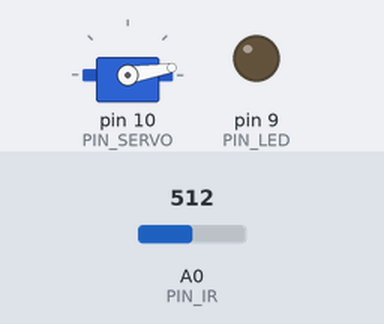
Simulated run of this sketch. Board: Arduino Uno, built with avr-gcc and run on an emulated ATmega328P. Shown: servo, output pins drawn as LEDs (lit = HIGH). The test bench sets the inputs (shaded band); at power-on: A0 (PIN_IR) = 512. What the sketch prints to the serial monitor is not drawn.

Above: at 1.2 s.
1.3 s: A0 (PIN_IR) set to 122
At 1.76 s:
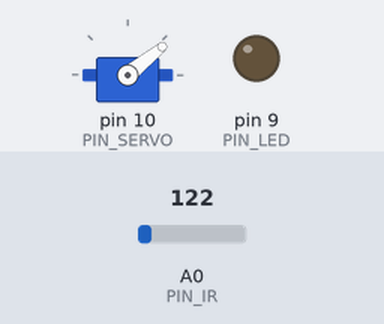
At 2.5 s:
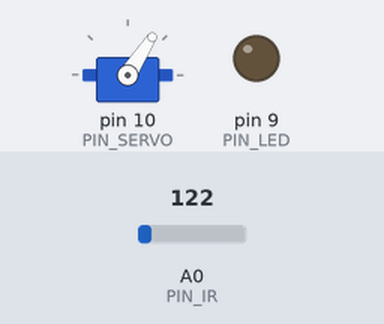
3.5 s: A0 (PIN_IR) set to 18
5.0 s: A0 (PIN_IR) set to 13
At 6.5 s:
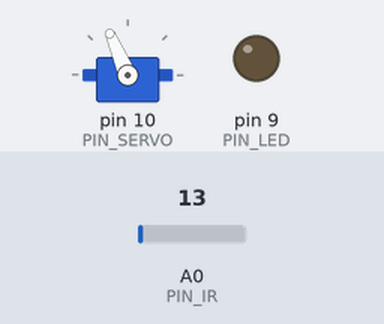
Timing chart, 0 to 8.0 s (numbered marks = the images above; inputs shaded):
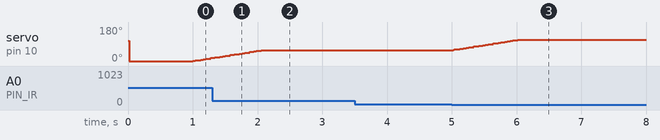

Measured:
- the behaviour switches between 16 and 15 on A0 (PIN_IR) (found by bisection; images 2 and 3)
- after the input at 1.3 s, servo on pin 10 (PIN_SERVO): goes on until 2.1 s, then stays 57°
- after the input at 3.5 s, every drawn part: stays the same
- after the input at 5.0 s, servo on pin 10 (PIN_SERVO): moves from 57° to 113° over 1.0 s, starting at once

The sketch:

PID_1.ino
```cpp
#include <Servo.h>

// Configurable parameters //

// Arduino pin assignment
#define PIN_LED 9
#define PIN_SERVO 10
#define PIN_IR A0

// Framework setting
#define _DIST_TARGET 255
#define _DIST_MIN 100
#define _DIST_MAX 410

// Distance sensor
// 수정 필요
#define _DIST_ALPHA 0.0

// Servo range
// min, max 값 수정 필요
#define _DUTY_MIN (1635 - 500)
#define _DUTY_NEU 1635
#define _DUTY_MAX (1635 + 75)

// Servo speed control
#define _SERVO_ANGLE 30
#define _SERVO_SPEED 30

// Event periods
#define _INTERVAL_DIST 20
#define _INTERVAL_SERVO 20
#define _INTERVAL_SERIAL 100

// PID parameters
// 수정 필요
#define _KP 2.1

// global variables //

// Servo instance
Servo myservo;

// Distance sensor
float dist_target; // location to send the ball
float dist_raw, dist_ema;

// Event periods
unsigned long last_sampling_time_dist, last_sampling_time_servo, last_sampling_time_serial;
bool event_dist, event_servo, event_serial;

// Servo speed control
int duty_chg_per_interval;
int duty_target, duty_curr;

// PID variables
float error_curr, error_prev, control, pterm, dterm, iterm;

void setup() {
  // initialize GPIO pins for LED and attach servo
  pinMode(PIN_LED, OUTPUT);
  myservo.attach(PIN_SERVO);

  // move servo to neutral position
  myservo.writeMicroseconds(_DUTY_NEU);

  // initialize serial port
  Serial.begin(57600);

  // initialize global variables
  dist_target = _DIST_TARGET;
  dist_raw = ir_distance();
  error_curr = error_prev = dist_target - dist_raw;

  last_sampling_time_dist = 0;
  last_sampling_time_servo = 0;
  last_sampling_time_serial = 0;

  event_dist = event_servo = event_serial = false;

  // convert angle speed into duty change per interval.
  duty_chg_per_interval = (float)(_DUTY_MAX - _DUTY_MIN) * _SERVO_SPEED / ((float)_SERVO_ANGLE) * _INTERVAL_SERVO / 1000;
}

void loop() {
//  while(1){}
  // Event generator //
  unsigned long time_curr = millis();
  if (time_curr >= last_sampling_time_dist + _INTERVAL_DIST) {
    last_sampling_time_dist += _INTERVAL_DIST;
    event_dist = true;
  }
  if (time_curr >= last_sampling_time_servo + _INTERVAL_SERVO) {
    last_sampling_time_servo += _INTERVAL_SERVO;
    event_servo = true;
  }
  if (time_curr >= last_sampling_time_serial + _INTERVAL_SERIAL) {
    last_sampling_time_serial += _INTERVAL_SERIAL;
    event_serial = true;
  }

  // Event handlers //
  if (event_dist) {
    event_dist = false;

    // get a distance reading from the distance sensor
    dist_raw = ir_distance();
    dist_raw = ir_distance_filtered(dist_raw);

    // PID control logic
    error_curr = dist_target - dist_raw;
    pterm = error_curr;
    control = _KP * pterm;

    // duty_target = f(duty_neutral, control)
    duty_target = _DUTY_NEU + control;

    // keep duty_target value within the range of [_DUTY_MIN, _DUTY_MAX]
    if (duty_target < _DUTY_MIN) {
      duty_target = _DUTY_MIN;
    }
    else if (duty_target > _DUTY_MAX) {
      duty_target = _DUTY_MAX;
    }
  }

  if (event_servo) {
    event_servo = false;

    // adjust duty_curr toward duty_target by duty_chg_per_interval
    if (duty_target > duty_curr) {
      duty_curr += duty_chg_per_interval;
      if (duty_curr > duty_target) duty_curr = duty_target;
    }
    else {
      duty_curr -= duty_chg_per_interval;
      if (duty_curr < duty_target) duty_curr = duty_target;
    }

    // update servo position
    myservo.writeMicroseconds(duty_curr);
  }

  if (event_serial) {
    event_serial = false;

    Serial.print("ServoAngle:");
    Serial.print(myservo.read());
    Serial.print(",dist_ir:");
    Serial.print(dist_raw);
    Serial.print(",pterm:");
    Serial.print(map(pterm, -1000, 1000, 510, 610));
    Serial.print(",duty_target:");
    Serial.print(map(duty_target, 1000, 2000, 410, 510));
    Serial.print(",duty_curr:");
    Serial.print(map(duty_curr, 1000, 2000, 410, 510));
    Serial.println(", Min: 100, Low: 200, dist_target: 255, High: 310, Max: 410");
  }
}

// 수정 필요
float ir_distance(void) { // return value unit: mm
  float val;
  float volt = float(analogRead(PIN_IR));
  val = ((6762.0 / (volt - 9.0)) - 4.0) * 10.0;
  return val;
}

// 수정 필요
float ir_distance_filtered(float var) { // return value unit: mm
  int a = 68;
  int b = 263;
  float filtered_var = 100 + 300.0 / (b - a) * (var - a);
  return filtered_var; // for now, just use ir_distance() without noise filter.
}

//float ir_distance_filtered(float var) { // return value unit: mm
//  return var; // for now, just use ir_distance() without noise filter.
//}
```
